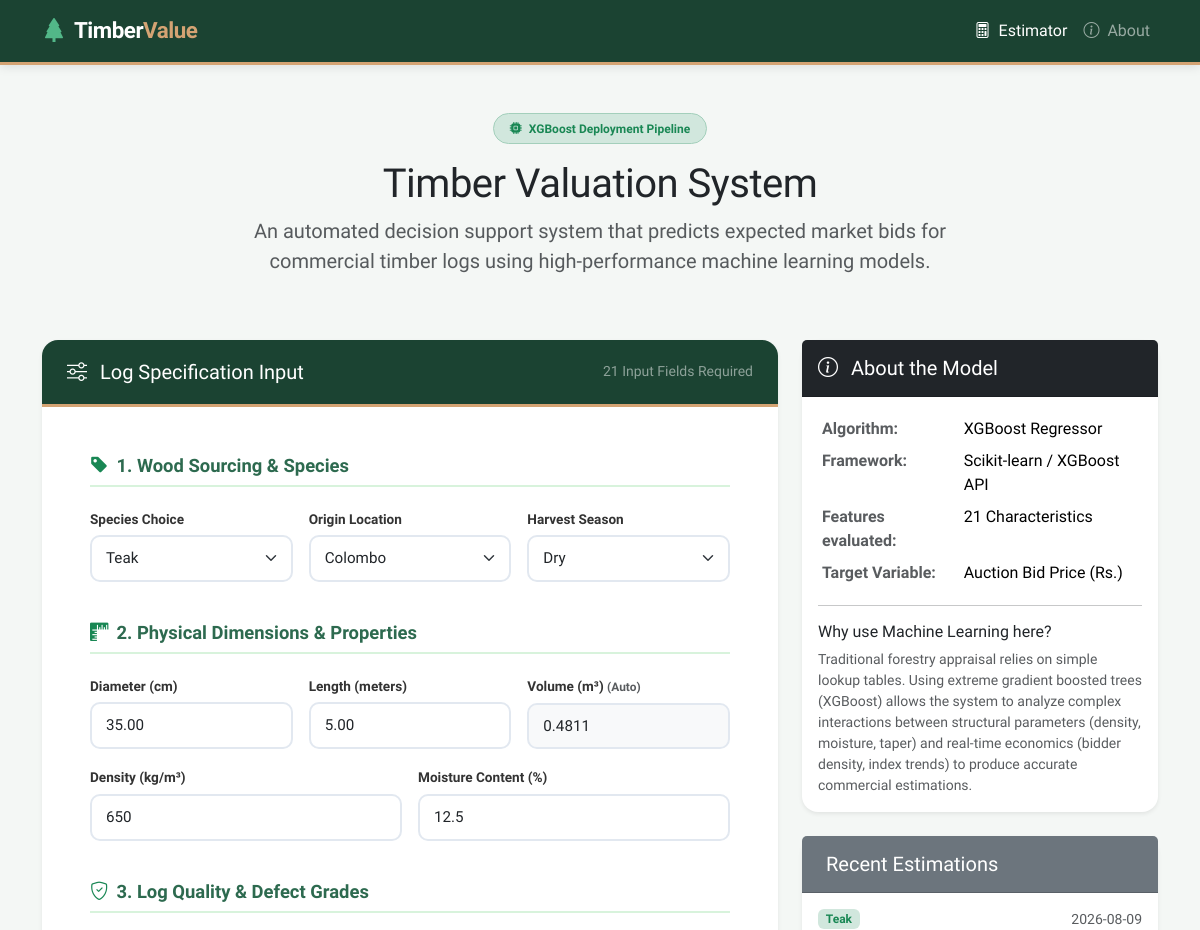
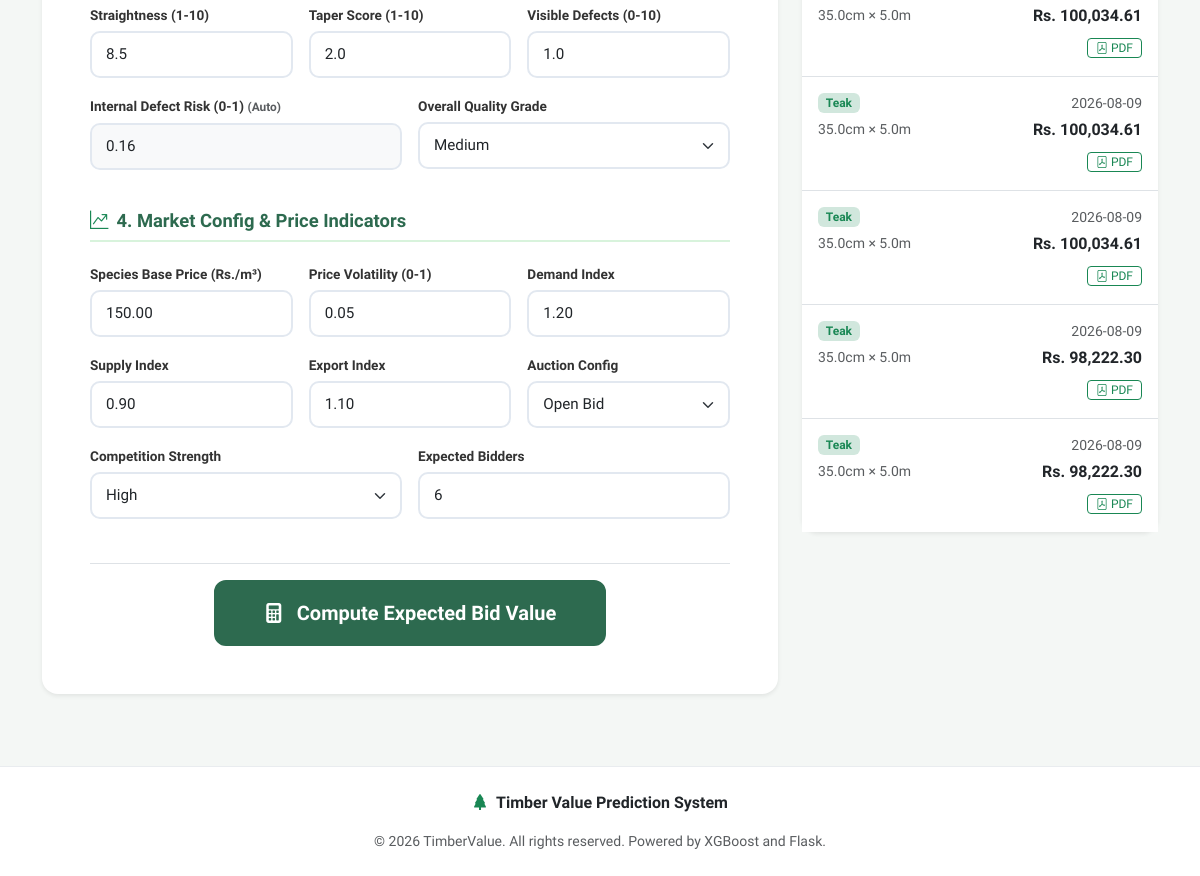
The page / on the database its author committed (2 pictures, top to bottom).
### tables this page shows
CREATE TABLE predictions_history (
                id INTEGER PRIMARY KEY AUTOINCREMENT,
                timestamp DATETIME DEFAULT CURRENT_TIMESTAMP,
                species TEXT,
                region TEXT,
                season TEXT,
                auction_type TEXT,
                competition_level TEXT,
                diameter_cm REAL,
                length_m REAL,
                volume_m3 REAL,
                straightness_score REAL,
                taper_score REAL,
                visible_defects_score REAL,
                internal_defect_risk REAL,
                density_kg_m3 REAL,
                moisture_content REAL,
                quality_grade INTEGER,
                avg_market_price_species REAL,
                price_volatility REAL,
                market_demand_index REAL,
                supply_index REAL,
                export_demand_index REAL,
                num_expected_bidders INTEGER,
                predicted_value REAL,
                low_bound REAL,
                high_bound REAL,
                starting_bid REAL,
                expected_final_price REAL,
                sale_probability REAL
            );

### app.py (the view)
@app.route("/")
def home():
    history = get_prediction_history()
    return render_template("index.html", history=history)

### templates/index.html (shortened to what this page needs)
{% extends "base.html" %}
{% block content %}
<div class="row mb-5">
    <div class="col-lg-8 mx-auto text-center">
        <span class="badge bg-success-subtle text-success border border-success-subtle px-3 py-2 rounded-pill mb-3">
            <i class="bi bi-cpu-fill me-1"></i> XGBoost Deployment Pipeline
        </span>
        <h2 class="display-6 fw-extrabold text-dark tracking-tight">Timber Valuation System</h2>
        <p class="lead text-muted">
            An automated decision support system that predicts expected market bids for commercial timber logs using high-performance machine learning models.
        </p>
    </div>
</div>
<div class="row g-4">
    <div class="col-lg-8">
        <div class="card shadow-sm border-0 mb-4">
            <div class="card-header card-header-timber d-flex justify-content-between align-items-center">
                <h3 class="h5 mb-0"><i class="bi bi-sliders me-2"></i> Log Specification Input</h3>
                <span class="small text-white-50">21 Input Fields Required</span>
            </div>
            <div class="card-body p-4 p-md-5">
                <form action="/predict" method="POST" class="needs-validation" novalidate>
                    <div class="form-section-container pt-0">
                        <h4 class="card-section-title">
                            <i class="bi bi-tag-fill me-2 text-success"></i> 1. Wood Sourcing & Species
                        </h4>
                        <div class="row g-3">
                            <div class="col-md-4">
                                <label for="species" class="form-label">Species Choice</label>
                                <select class="form-select" id="species" name="species" required>
                                    <option value="Teak" selected>Teak</option>
                                </select>
                            </div>
                            <div class="col-md-4">
                                <label for="region" class="form-label">Origin Location</label>
                                <select class="form-select" id="region" name="region" required>
                                    <option value="Colombo" selected>Colombo</option>
                                </select>
                            </div>
                            <div class="col-md-4">
                                <label for="season" class="form-label">Harvest Season</label>
                                <select class="form-select" id="season" name="season" required>
                                    <option value="Dry" selected>Dry</option>
                                </select>
                            </div>
                        </div>
                    </div>
                    <div class="form-section-container">
                        <h4 class="card-section-title">
                            <i class="bi bi-rulers me-2 text-success"></i> 2. Physical Dimensions & Properties
                        </h4>
                        <div class="row g-3">
                            <div class="col-md-4">
                                <label for="diameter_cm" class="form-label">Diameter (cm)</label>
                                <input type="number" step="0.01" class="form-control" id="diameter_cm" name="diameter_cm" value="35.00" min="0.1" placeholder="e.g. 35.0" required>
                            </div>
                            <div class="col-md-4">
                                <label for="length_m" class="form-label">Length (meters)</label>
                                <input type="number" step="0.01" class="form-control" id="length_m" name="length_m" value="5.00" min="0.1" placeholder="e.g. 5.0" required>
                            </div>
                            <div class="col-md-4">
                                <label for="volume_m3" class="form-label">Volume (m³) <small class="text-muted">(Auto)</small></label>
                                <input type="number" step="0.0001" class="form-control bg-light" id="volume_m3" name="volume_m3" value="0.5000" min="0.0001" placeholder="e.g. 0.5" required readonly>
                            </div>
                            <div class="col-md-6">
                                <label for="density_kg_m3" class="form-label">Density (kg/m³)</label>
                                <input type="number" step="1" class="form-control" id="density_kg_m3" name="density_kg_m3" value="650" min="50" placeholder="e.g. 650" required>
                            </div>
                            <div class="col-md-6">
                                <label for="moisture_content" class="form-label">Moisture Content (%)</label>
                                <input type="number" step="0.1" class="form-control" id="moisture_content" name="moisture_content" value="12.5" min="0" max="100" placeholder="e.g. 12.5" required>
                            </div>
                        </div>
                    </div>
                    <div class="form-section-container">
                        <h4 class="card-section-title">
                            <i class="bi bi-shield-check me-2 text-success"></i> 3. Log Quality & Defect Grades
                        </h4>
                        <div class="row g-3">
                            <div class="col-md-4">
                                <label for="straightness_score" class="form-label">Straightness (1-10)</label>
                                <input type="number" step="0.1" class="form-control" id="straightness_score" name="straightness_score" value="8.5" min="1" max="10" required>
                            </div>
                            <div class="col-md-4">
                                <label for="taper_score" class="form-label">Taper Score (1-10)</label>
                                <input type="number" step="0.1" class="form-control" id="taper_score" name="taper_score" value="2.0" min="1" max="10" required>
                            </div>
                            <div class="col-md-4">
                                <label for="visible_defects_score" class="form-label">Visible Defects (0-10)</label>
                                <input type="number" step="0.1" class="form-control" id="visible_defects_score" name="visible_defects_score" value="1.0" min="0" max="10" required>
                            </div>
                            <div class="col-md-6">
                                <label for="internal_defect_risk" class="form-label">Internal Defect Risk (0-1) <small class="text-muted">(Auto)</small></label>
                                <input type="number" step="0.01" class="form-control bg-light" id="internal_defect_risk" name="internal_defect_risk" value="0.15" min="0" max="1" required readonly>
                            </div>
                            <div class="col-md-6">
                                <label for="quality_grade" class="form-label">Overall Quality Grade</label>
                                <select class="form-select" id="quality_grade" name="quality_grade" required>
                                    <option value="4" selected>Medium</option>
                                </select>
                            </div>
                        </div>
                    </div>
                    <div class="form-section-container">
                        <h4 class="card-section-title">
                            <i class="bi bi-graph-up-arrow me-2 text-success"></i> 4. Market Config & Price Indicators
                        </h4>
                        <div class="row g-3 mb-4">
                            <div class="col-md-4">
                                <label for="avg_market_price_species" class="form-label">Species Base Price (Rs./m³)</label>
                                <input type="number" step="0.01" class="form-control" id="avg_market_price_species" name="avg_market_price_species" value="150.00" min="1" required>
                            </div>
                            <div class="col-md-4">
                                <label for="price_volatility" class="form-label">Price Volatility (0-1)</label>
                                <input type="number" step="0.01" class="form-control" id="price_volatility" name="price_volatility" value="0.05" min="0" max="1" required>
                            </div>
                            <div class="col-md-4">
                                <label for="market_demand_index" class="form-label">Demand Index</label>
                                <input type="number" step="0.01" class="form-control" id="market_demand_index" name="market_demand_index" value="1.20" min="0.1" required>
                            </div>
                            <div class="col-md-4">
                                <label for="supply_index" class="form-label">Supply Index</label>
                                <input type="number" step="0.01" class="form-control" id="supply_index" name="supply_index" value="0.90" min="0.1" required>
                            </div>
                            <div class="col-md-4">
                                <label for="export_demand_index" class="form-label">Export Index</label>
                                <input type="number" step="0.01" class="form-control" id="export_demand_index" name="export_demand_index" value="1.10" min="0.1" required>
                            </div>
                            <div class="col-md-4">
                                <label for="auction_type" class="form-label">Auction Config</label>
                                <select class="form-select" id="auction_type" name="auction_type" required>
                                    <option value="open" selected>Open Bid</option>
                                </select>
                            </div>
                            <div class="col-md-6">
                                <label for="competition_level" class="form-label">Competition Strength</label>
                                <select class="form-select" id="competition_level" name="competition_level" required>
                                    <option value="high" selected>High</option>
                                </select>
                            </div>
                            <div class="col-md-6">
                                <label for="num_expected_bidders" class="form-label">Expected Bidders</label>
                                <input type="number" step="1" class="form-control" id="num_expected_bidders" name="num_expected_bidders" value="6" min="1" required>
                            </div>
                        </div>
                    </div>
                    <div class="text-center pt-3 border-top">
                        <button type="submit" class="btn btn-timber px-5 py-3 fs-5">
                            <i class="bi bi-calculator-fill me-2"></i> Compute Expected Bid Value
                        </button>
                    </div>
                </form>
            </div>
        </div>
    </div>
    <div class="col-lg-4">
        <div class="card shadow-sm border-0 mb-4">
            <div class="card-header bg-dark text-white py-3">
                <h5 class="mb-0"><i class="bi bi-info-circle me-2"></i> About the Model</h5>
            </div>
            <div class="card-body">
                <table class="table table-borderless table-sm mb-3">
                    <tbody>
                        <tr>
                            <td class="text-muted fw-bold">Algorithm:</td>
                            <td>XGBoost Regressor</td>
                        </tr>
                        <tr>
                            <td class="text-muted fw-bold">Framework:</td>
                            <td>Scikit-learn / XGBoost API</td>
                        </tr>
                        <tr>
                            <td class="text-muted fw-bold">Features evaluated:</td>
                            <td>21 Characteristics</td>
                        </tr>
                        <tr>
                            <td class="text-muted fw-bold">Target Variable:</td>
                            <td>Auction Bid Price (Rs.)</td>
                        </tr>
                    </tbody>
                </table>
                <hr>
                <h6>Why use Machine Learning here?</h6>
                <p class="small text-muted mb-0">
                    Traditional forestry appraisal relies on simple lookup tables. Using extreme gradient boosted trees (XGBoost) allows the system to analyze complex interactions between structural parameters (density, moisture, taper) and real-time economics (bidder density, index trends) to produce accurate commercial estimations.
                </p>
            </div>
        </div>
        <div class="card shadow-sm border-0">
            <div class="card-header bg-secondary text-white py-3">
                <h5 class="mb-0"> Recent Estimations</h5>
            </div>
            <div class="card-body p-0">
                {% if history %}
                    <div class="list-group list-group-flush">
                        {% for item in history %}
                            <div class="list-group-item p-3">
                                <div class="d-flex justify-content-between align-items-center mb-1">
                                    <span class="badge bg-success-subtle text-success">{{ item.species }}</span>
                                    <span class="small text-muted">{{ item.timestamp.split(' ')[0] }}</span>
                                </div>
                                <div class="d-flex justify-content-between align-items-center">
                                    <span class="small text-muted">{{ item.diameter_cm }}cm &times; {{ item.length_m }}m</span>
                                    <strong class="text-dark">Rs. {{ "{:,.2f}".format(item.predicted_value) }}</strong>
                                </div>
                                <div class="mt-2 text-end">
                                    <a href="/download-report/{{ item.id }}" class="btn btn-sm btn-outline-success py-0 px-2" style="font-size: 0.75rem;">
                                        <i class="bi bi-file-pdf"></i> PDF
                                    </a>
                                </div>
                            </div>
                        {% endfor %}
                    </div>
                {% else %}
                    <div class="p-4 text-center text-muted">
                        <i class="bi bi-database-exclamation fs-3 d-block mb-2"></i>
                        <span class="small">No predictions stored in database yet.</span>
                    </div>
                {% endif %}
            </div>
        </div>
    </div>
</div>
{% endblock %}

### rows shown on the page
predictions_history: species "Teak", timestamp "2026-08-09", diameter_cm "35.0", length_m "5.0", predicted_value "100,034.61"
predictions_history: species "Teak", timestamp "2026-08-09", diameter_cm "35.0", length_m "5.0", predicted_value "100,034.61"
predictions_history: species "Teak", timestamp "2026-08-09", diameter_cm "35.0", length_m "5.0", predicted_value "100,034.61"
predictions_history: species "Teak", timestamp "2026-08-09", diameter_cm "35.0", length_m "5.0", predicted_value "98,222.30"
predictions_history: species "Teak", timestamp "2026-08-09", diameter_cm "35.0", length_m "5.0", predicted_value "98,222.30"
